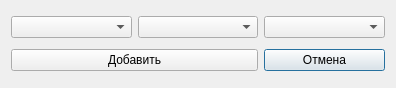
<?xml version="1.0" encoding="UTF-8"?>
<ui version="4.0">
 <class>Dialog</class>
 <widget class="QDialog" name="Dialog">
  <property name="geometry">
   <rect>
    <x>0</x>
    <y>0</y>
    <width>396</width>
    <height>88</height>
   </rect>
  </property>
  <property name="windowTitle">
   <string>Dialog</string>
  </property>
  <layout class="QGridLayout" name="gridLayout">
   <item row="0" column="0">
    <widget class="QComboBox" name="comboBox"/>
   </item>
   <item row="0" column="1">
    <widget class="QComboBox" name="comboBox_2"/>
   </item>
   <item row="0" column="2">
    <widget class="QComboBox" name="comboBox_3"/>
   </item>
   <item row="1" column="2">
    <widget class="QPushButton" name="pushButton_cancel">
     <property name="text">
      <string>Отмена</string>
     </property>
    </widget>
   </item>
   <item row="1" column="0" colspan="2">
    <widget class="QPushButton" name="pushButton_add">
     <property name="text">
      <string>Добавить</string>
     </property>
    </widget>
   </item>
  </layout>
 </widget>
 <resources/>
 <connections/>
</ui>
